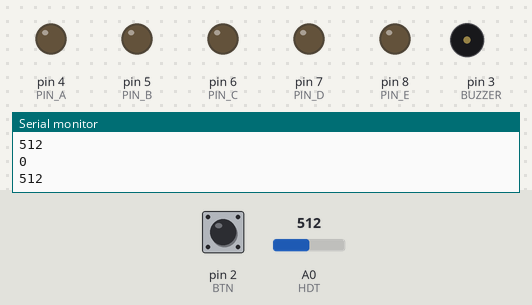
The sketch below on a simulated Arduino Uno, built with avr-gcc and run on an emulated ATmega328P. Parts: output pins drawn as LEDs (lit = HIGH), buzzer (waves = sounding), the last lines printed to the serial monitor. Inputs (shaded band) come from the test bench; at power-on: A0 (HDT) = 512, pin 2 (BTN) LOW.

Above: at 1.2 s.
1.3 s: A0 (HDT) set to 188
2.8 s: A0 (HDT) set to 162
At 3.6 s:
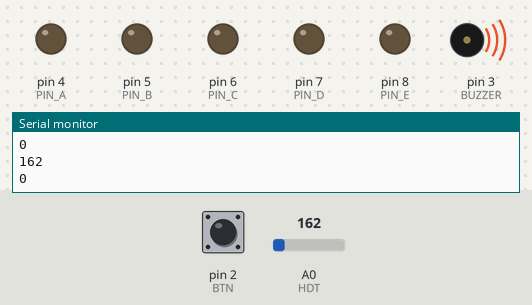
5.8 s: A0 (HDT) set to 185
At 6.1 s:
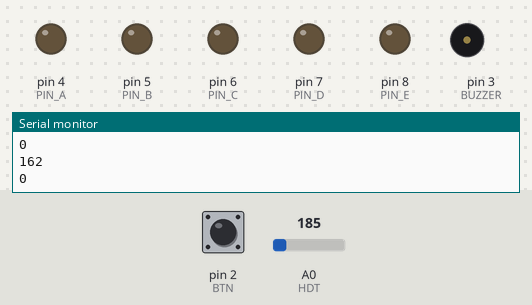
7.3 s: A0 (HDT) set to 684
8.8 s: A0 (HDT) set to 711
At 9.7 s:
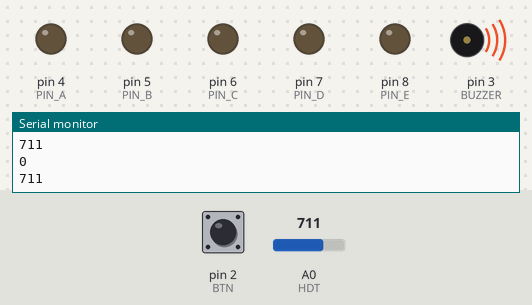
Timing chart, 0 to 11.3 s (numbered marks = the images above; inputs shaded):
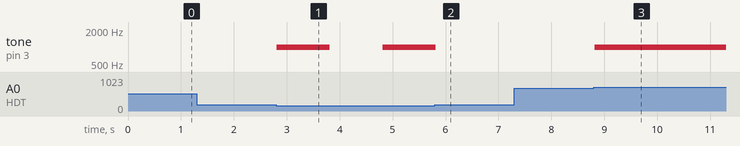

The sketch:

Code_Valencia_A00373570.ino
```cpp
int HDT = A0;
int levelHDT = 0;
int isPressed = 0;
const int BTN = 2;
const int BUZZER = 3;
const int PIN_A = 4;
const int PIN_B = 5;
const int PIN_C = 6;
const int PIN_D = 7;
const int PIN_E = 8;


void setup()
{
  Serial.begin(9600);
  pinMode(BTN, INPUT);
  pinMode(BUZZER, OUTPUT);
  pinMode(PIN_A, OUTPUT);
  pinMode(PIN_B, OUTPUT);
  pinMode(PIN_C, OUTPUT);
  pinMode(PIN_D, OUTPUT);
  pinMode(PIN_E, OUTPUT);
}

void loop()
{
  levelHDT = analogRead(HDT);
  Serial.println(levelHDT);
  isPressed = digitalRead(BTN);
  Serial.println(isPressed);

  if (levelHDT <= 175){
    tone(BUZZER, 1000);
    delay(1000);
    noTone(BUZZER);
    delay(1000);
  } else if (levelHDT >= 700){
    tone(BUZZER, 1000);
    }

  if(levelHDT == 876){
    digitalWrite(PIN_A, HIGH);
    digitalWrite(PIN_B, HIGH);
    digitalWrite(PIN_C, HIGH);
    digitalWrite(PIN_D, HIGH);
    digitalWrite(PIN_E, HIGH);
  }

  if(isPressed == 1){
    noTone(BUZZER);
    delay(5000);
  }

}
```

Measured:
- the behaviour switches between 176 and 175 on A0 (HDT) (found by bisection; images 0 and 1)
- the behaviour switches between 699 and 700 on A0 (HDT) (found by bisection; images 2 and 3)
- after the input at 2.8 s, tone on pin 3 (BUZZER): silent → 1000 Hz at once, → silent 1.0 s later, → 1000 Hz 1.0 s later
- after the input at 5.8 s, tone on pin 3 (BUZZER): goes on until 5.8 s, then stays silent
- after the input at 8.8 s, tone on pin 3 (BUZZER): silent → 1000 Hz at once
